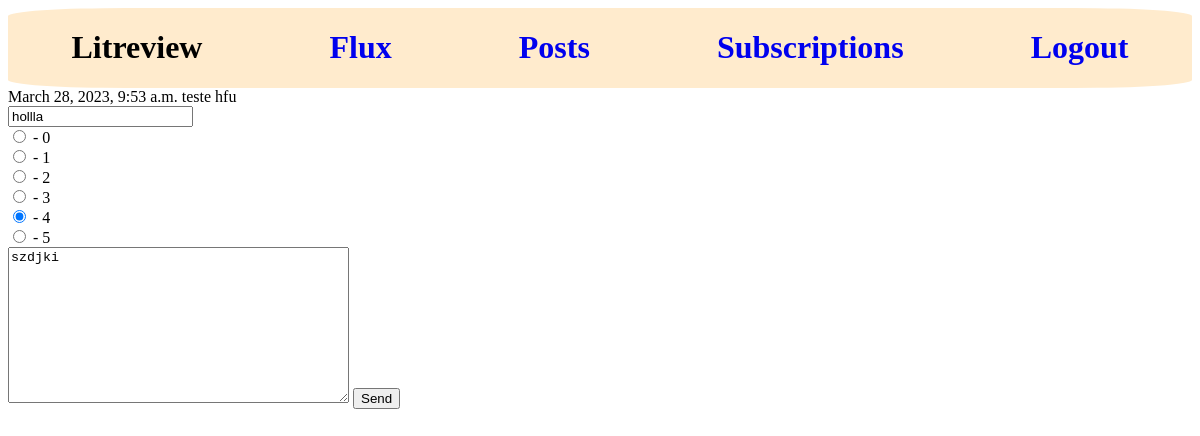
/dashboard/edit_review/2/, run on the app's committed database.
### reviews/models.py (models this page shows, shortened)
class Review(models.Model):
    ticket = models.ForeignKey(to=Ticket, on_delete=models.CASCADE)
    rating = models.PositiveSmallIntegerField(validators=[MinValueValidator(0), MaxValueValidator(5)])
    headline = models.CharField(max_length=128)
    body = models.TextField(max_length=8192, blank=True)
    user = models.ForeignKey(to=settings.AUTH_USER_MODEL, on_delete=models.CASCADE)
    time_created = models.DateTimeField(auto_now_add=True)

class Ticket(models.Model):
    title = models.CharField(max_length=128)
    slug = models.SlugField(max_length=128)
    description = models.TextField(max_length=2048, blank=True)
    user = models.ForeignKey(to=settings.AUTH_USER_MODEL, on_delete=models.CASCADE)
    image = models.ImageField(null=True, blank=True, upload_to='images')
    time_created = models.DateTimeField(auto_now_add=True)

### reviews/views.py (the view)
# urls.py: path("edit_review/<int:id_review>/", edit_review, name="review-edit"),
def edit_review(request, id_review):
    instance = get_object_or_404(Review, id=id_review)
    review = Review.objects.filter(id=id_review)
    if request.method == "POST":
        form = NewReviewForm(request.POST, instance=instance)
        if form.is_valid():
            edited_review = form.save(commit=False)
            edited_review.user = request.user
            edited_review.save()
            return redirect("reviews-posts")
    else:
        form = NewReviewForm(instance=instance)
    return render(request, "reviews/edit_review.html", {"form": form, "review": review})

### reviews/forms.py
class NewReviewForm(forms.ModelForm):
    headline = forms.CharField(
        label="Title",
        max_length=200,
        widget=forms.TextInput()
    )
    rating = forms.ChoiceField(
        initial=0,
        label="Rating",
        widget=forms.RadioSelect(),
        choices = STARS
    )
    body = forms.CharField(
        label="Review",
        max_length=8000,
        widget=forms.Textarea(),
        required=False
    )
    class Meta:
        model = Review
        fields = ['headline', 'rating', 'body']

### reviews/templates/reviews/edit_review.html (shortened to what this page needs)
{% extends 'base.html' %}
{% block content %}
{% for i in review %}
    {{ i.ticket.time_created }}
    {{ i.ticket.title }}
    {{ i.ticket.description }}
{% endfor %}
<form method="POST">
    {% for i in form %}
        {{ i }}
    {% endfor %}
    <input  type="submit" value="Send" />
</form>
{% endblock %}

### data on the page
Review: ticket.time_created "March 28, 2023, 9:53 a.m.", ticket "teste", ticket.description "hfu", form "hollla" "☐ - 0 ☐ - 1 ☐ - 2 ☐ - 3 ☑ - 4 ☐ - 5" "szdjki"
